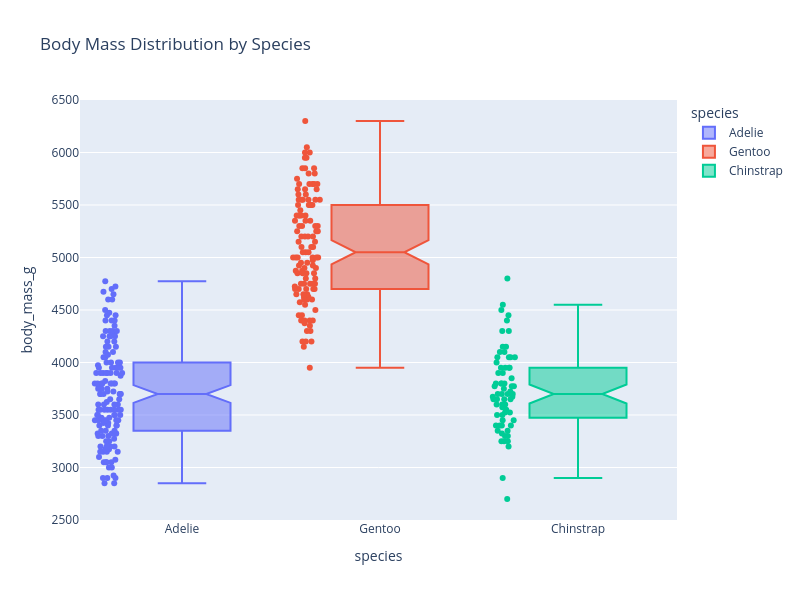

The cell this chart's notebook holds for it:
### Markdown cell above
You can also add notches to make the boxplots appear more visually pleasing, following Albert Cairo's guidelines for the importance of aesthetics in visualizations in *The Truthful Art: Data, Charts and Maps for Communication*.

### Code cell
fig = px.box(df, x="species", y="body_mass_g", color="species",
             title="Body Mass Distribution by Species", points = 'all',
             width = 800, height = 600, notched = True)
fig.show()

### Figure 1 — Plotly figure (JSON) as saved in the notebook; plotly's stock layout.template omitted (floating-point values rounded to 4 significant figures; data arrays with more than 128 entries replaced by an {"elided": "..."} marker saying what was removed)
{"data": [{"alignmentgroup": "True", "boxpoints": "all", "hovertemplate": "species=%{x}<br>body_mass_g=%{y}<extra></extra>", "legendgroup": "Adelie", "marker": {"color": "#636efa"}, "name": "Adelie", "notched": true, "offsetgroup": "Adelie", "orientation": "v", "showlegend": true, "type": "box", "x": {"elided": "146 str values"}, "x0": " ", "xaxis": "x", "y": {"elided": "146 float values"}, "y0": " ", "yaxis": "y"}, {"alignmentgroup": "True", "boxpoints": "all", "hovertemplate": "species=%{x}<br>body_mass_g=%{y}<extra></extra>", "legendgroup": "Gentoo", "marker": {"color": "#EF553B"}, "name": "Gentoo", "notched": true, "offsetgroup": "Gentoo", "orientation": "v", "showlegend": true, "type": "box", "x": ["Gentoo", "Gentoo", "Gentoo", "Gentoo", "Gentoo", "Gentoo", "Gentoo", "Gentoo", "Gentoo", "Gentoo", "Gentoo", "Gentoo", "Gentoo", "Gentoo", "Gentoo", "Gentoo", "Gentoo", "Gentoo", "Gentoo", "Gentoo", "Gentoo", "Gentoo", "Gentoo", "Gentoo", "Gentoo", "Gentoo", "Gentoo", "Gentoo", "Gentoo", "Gentoo", "Gentoo", "Gentoo", "Gentoo", "Gentoo", "Gentoo", "Gentoo", "Gentoo", "Gentoo", "Gentoo", "Gentoo", "Gentoo", "Gentoo", "Gentoo", "Gentoo", "Gentoo", "Gentoo", "Gentoo", "Gentoo", "Gentoo", "Gentoo", "Gentoo", "Gentoo", "Gentoo", "Gentoo", "Gentoo", "Gentoo", "Gentoo", "Gentoo", "Gentoo", "Gentoo", "Gentoo", "Gentoo", "Gentoo", "Gentoo", "Gentoo", "Gentoo", "Gentoo", "Gentoo", "Gentoo", "Gentoo", "Gentoo", "Gentoo", "Gentoo", "Gentoo", "Gentoo", "Gentoo", "Gentoo", "Gentoo", "Gentoo", "Gentoo", "Gentoo", "Gentoo", "Gentoo", "Gentoo", "Gentoo", "Gentoo", "Gentoo", "Gentoo", "Gentoo", "Gentoo", "Gentoo", "Gentoo", "Gentoo", "Gentoo", "Gentoo", "Gentoo", "Gentoo", "Gentoo", "Gentoo", "Gentoo", "Gentoo", "Gentoo", "Gentoo", "Gentoo", "Gentoo", "Gentoo", "Gentoo", "Gentoo", "Gentoo", "Gentoo", "Gentoo", "Gentoo", "Gentoo", "Gentoo", "Gentoo", "Gentoo", "Gentoo", "Gentoo", "Gentoo"], "x0": " ", "xaxis": "x", "y": [4500.0, 5700.0, 4450.0, 5700.0, 5400.0, 4550.0, 4800.0, 5200.0, 4400.0, 5150.0, 4650.0, 5550.0, 4650.0, 5850.0, 4200.0, 5850.0, 4150.0, 6300.0, 4800.0, 5350.0, 5700.0, 5000.0, 4400.0, 5050.0, 5000.0, 5100.0, 5650.0, 4600.0, 5550.0, 5250.0, 4700.0, 5050.0, 6050.0, 5150.0, 5400.0, 4950.0, 5250.0, 4350.0, 5350.0, 3950.0, 5700.0, 4300.0, 4750.0, 5550.0, 4900.0, 4200.0, 5400.0, 5100.0, 5300.0, 4850.0, 5300.0, 4400.0, 5000.0, 4900.0, 5050.0, 4300.0, 5000.0, 4450.0, 5550.0, 4200.0, 5300.0, 4400.0, 5650.0, 4700.0, 5700.0, 5800.0, 4700.0, 5550.0, 4750.0, 5000.0, 5100.0, 5200.0, 4700.0, 5800.0, 4600.0, 6000.0, 4750.0, 5950.0, 4625.0, 5450.0, 4725.0, 5350.0, 4750.0, 5600.0, 4600.0, 5300.0, 4875.0, 5550.0, 4950.0, 5400.0, 4750.0, 5650.0, 4850.0, 5200.0, 4925.0, 4875.0, 4625.0, 5250.0, 4850.0, 5600.0, 4975.0, 5500.0, 5500.0, 4700.0, 5500.0, 4575.0, 5500.0, 5000.0, 5950.0, 4650.0, 5500.0, 4375.0, 5850.0, 6000.0, 4925.0, 4850.0, 5750.0, 5200.0, 5400.0], "y0": " ", "yaxis": "y"}, {"alignmentgroup": "True", "boxpoints": "all", "hovertemplate": "species=%{x}<br>body_mass_g=%{y}<extra></extra>", "legendgroup": "Chinstrap", "marker": {"color": "#00cc96"}, "name": "Chinstrap", "notched": true, "offsetgroup": "Chinstrap", "orientation": "v", "showlegend": true, "type": "box", "x": ["Chinstrap", "Chinstrap", "Chinstrap", "Chinstrap", "Chinstrap", "Chinstrap", "Chinstrap", "Chinstrap", "Chinstrap", "Chinstrap", "Chinstrap", "Chinstrap", "Chinstrap", "Chinstrap", "Chinstrap", "Chinstrap", "Chinstrap", "Chinstrap", "Chinstrap", "Chinstrap", "Chinstrap", "Chinstrap", "Chinstrap", "Chinstrap", "Chinstrap", "Chinstrap", "Chinstrap", "Chinstrap", "Chinstrap", "Chinstrap", "Chinstrap", "Chinstrap", "Chinstrap", "Chinstrap", "Chinstrap", "Chinstrap", "Chinstrap", "Chinstrap", "Chinstrap", "Chinstrap", "Chinstrap", "Chinstrap", "Chinstrap", "Chinstrap", "Chinstrap", "Chinstrap", "Chinstrap", "Chinstrap", "Chinstrap", "Chinstrap", "Chinstrap", "Chinstrap", "Chinstrap", "Chinstrap", "Chinstrap", "Chinstrap", "Chinstrap", "Chinstrap", "Chinstrap", "Chinstrap", "Chinstrap", "Chinstrap", "Chinstrap", "Chinstrap", "Chinstrap", "Chinstrap", "Chinstrap", "Chinstrap"], "x0": " ", "xaxis": "x", "y": [3500.0, 3900.0, 3650.0, 3525.0, 3725.0, 3950.0, 3250.0, 3750.0, 4150.0, 3700.0, 3800.0, 3775.0, 3700.0, 4050.0, 3575.0, 4050.0, 3300.0, 3700.0, 3450.0, 4400.0, 3600.0, 3400.0, 2900.0, 3800.0, 3300.0, 4150.0, 3400.0, 3800.0, 3700.0, 4550.0, 3200.0, 4300.0, 3350.0, 4100.0, 3600.0, 3900.0, 3850.0, 4800.0, 2700.0, 4500.0, 3950.0, 3650.0, 3550.0, 3500.0, 3675.0, 4450.0, 3400.0, 4300.0, 3250.0, 3675.0, 3325.0, 3950.0, 3600.0, 4050.0, 3350.0, 3450.0, 3250.0, 4050.0, 3800.0, 3525.0, 3950.0, 3650.0, 3650.0, 4000.0, 3400.0, 3775.0, 4100.0, 3775.0], "y0": " ", "yaxis": "y"}], "layout": {"boxmode": "overlay", "height": 600, "legend": {"title": {"text": "species"}, "tracegroupgap": 0}, "title": {"text": "Body Mass Distribution by Species"}, "width": 800, "xaxis": {"anchor": "y", "categoryarray": ["Adelie", "Gentoo", "Chinstrap"], "categoryorder": "array", "domain": [0, 1], "title": {"text": "species"}}, "yaxis": {"anchor": "x", "domain": [0, 1], "title": {"text": "body_mass_g"}}}}
